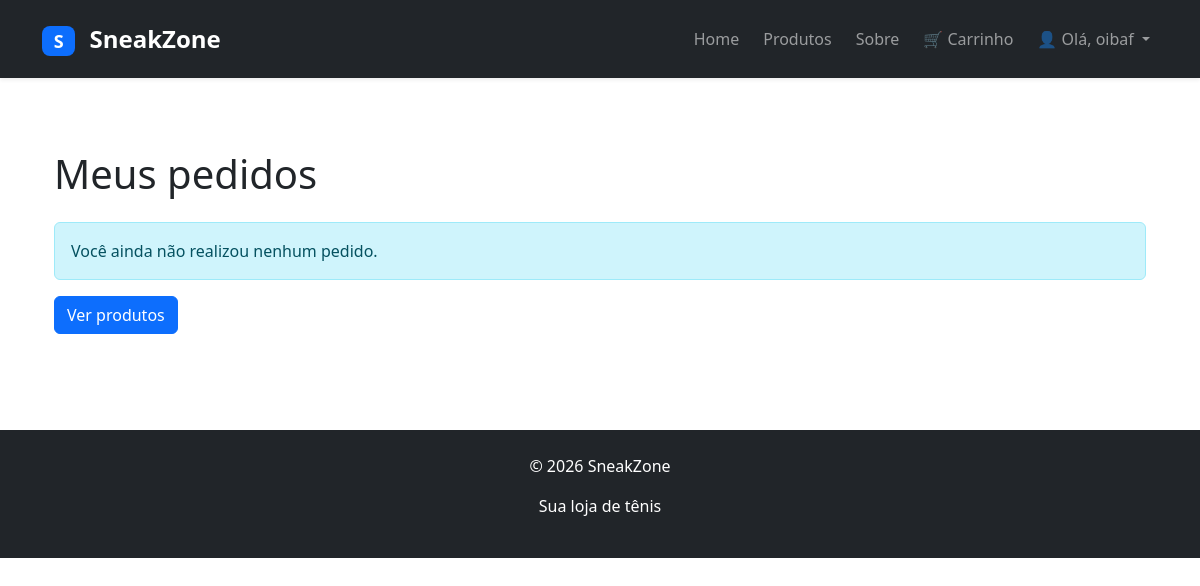
Page /pedidos/meus-pedidos/ (signed in) on the earlier database version.
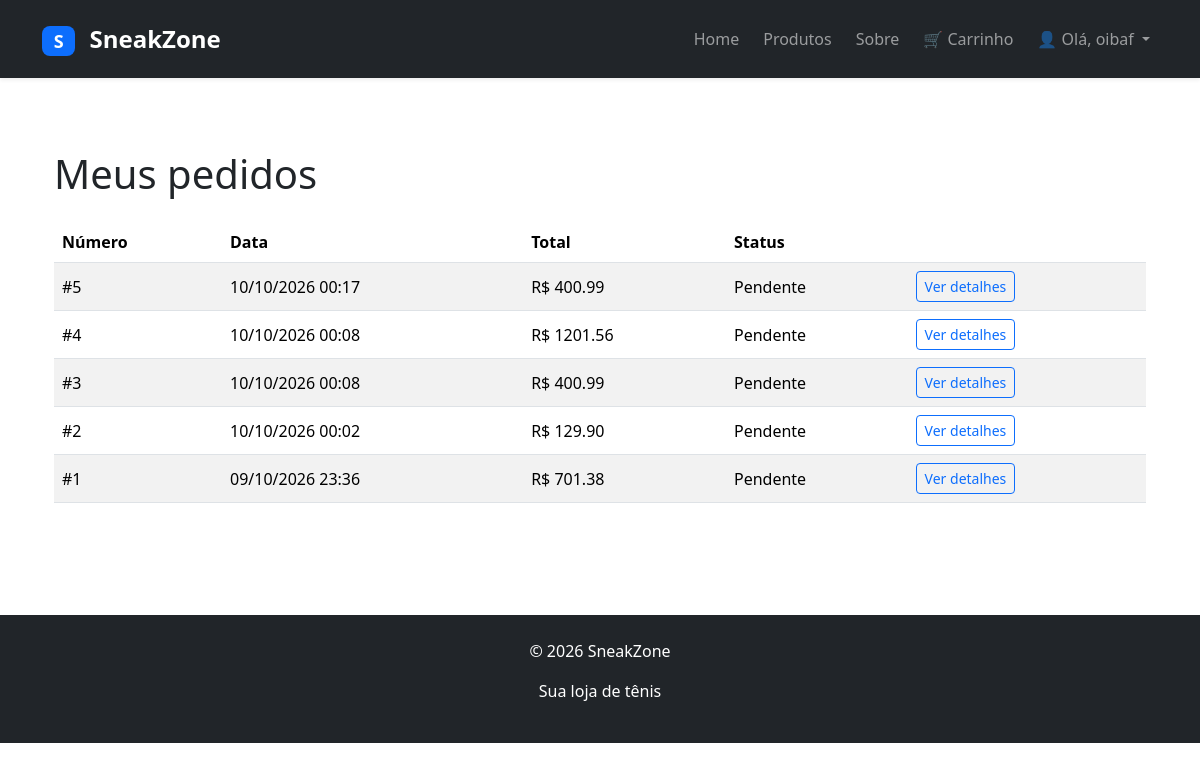
Same page on the later database version.
### pedidos/models.py (models this page shows, shortened)
class Pedido(models.Model):
    STATUS_CHOICES = [
        ("PENDENTE", "Pendente"),
        ("PAGO", "Pago"),
        ("ENVIADO", "Enviado"),
        ("CONCLUIDO", "Concluído"),
        ("CANCELADO", "Cancelado"),
    ]
    usuario = models.ForeignKey(
        User,
        on_delete=models.CASCADE,
        related_name="pedidos"
    )
    data_criacao = models.DateTimeField(
        auto_now_add=True
    )
    total = models.DecimalField(
        max_digits=10,
        decimal_places=2
    )
    status = models.CharField(
        max_length=20,
        choices=STATUS_CHOICES,
        default="PENDENTE"
    )

### pedidos/views.py (the view)
@login_required
def meus_pedidos(request):
    pedidos = Pedido.objects.filter(usuario=request.user).order_by("-data_criacao")
    return render(request, "pedidos/meus_pedidos.html", {"pedidos": pedidos})

### pedidos/views.py (called while the page is built)
def contador_carrinho(request):
    carrinho = request.session.get(
        "carrinho",
        {}
    )
    quantidade = sum(carrinho.values())
    return {"total_itens": quantidade}

### pedidos/templates/pedidos/meus_pedidos.html
{% extends "core/base.html" %}
{% block content %}
<div class="container py-5">
    <h1 class="mb-4">Meus pedidos</h1>
    {% if pedidos %}
        <div class="table-responsive">
            <table class="table table-striped align-middle">
                <thead>
                    <tr>
                        <th>Número</th>
                        <th>Data</th>
                        <th>Total</th>
                        <th>Status</th>
                        <th></th>
                    </tr>
                </thead>
                <tbody>
                    {% for pedido in pedidos %}
                        <tr>
                            <td>#{{ pedido.id }}</td>
                            <td>
                                {{ pedido.data_criacao|date:"d/m/Y H:i" }}
                            </td>
                            <td>
                                R$ {{ pedido.total|floatformat:2 }}
                            </td>
                            <td>
                                {{ pedido.get_status_display }}
                            </td>
                            <td>
                                <a
                                    href="{% url 'pedido_detalhe' pedido.id %}"
                                    class="btn btn-outline-primary btn-sm"
                                >
                                    Ver detalhes
                                </a>
                            </td>
                        </tr>
                    {% endfor %}
                </tbody>
            </table>
        </div>
    {% else %}
        <div class="alert alert-info">
            Você ainda não realizou nenhum pedido.
        </div>
        <a href="{% url 'produtos' %}" class="btn btn-primary">
            Ver produtos
        </a>
    {% endif %}
</div>
{% endblock %}

Differences in the rows shown:
added Pedido: id "5", data_criacao "10/10/2026 00:17", total "400.99", status "Pendente"
added Pedido: id "4", data_criacao "10/10/2026 00:08", total "1201.56", status "Pendente"
added Pedido: id "3", data_criacao "10/10/2026 00:08", total "400.99", status "Pendente"
added Pedido: id "2", data_criacao "10/10/2026 00:02", total "129.90", status "Pendente"
added Pedido: id "1", data_criacao "09/10/2026 23:36", total "701.38", status "Pendente"
Other differences:
text no longer shown: "Você ainda não realizou nenhum pedido. Ver produtos"
text now shown: "Número Data Total Status"
